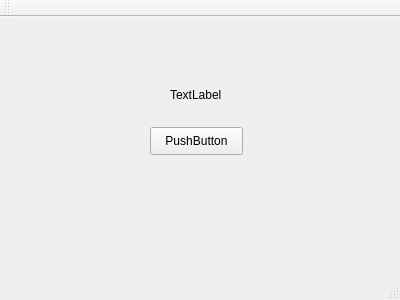
<?xml version="1.0" encoding="UTF-8"?>
<ui version="4.0">
 <class>MainWindow</class>
 <widget class="QMainWindow" name="MainWindow">
  <property name="geometry">
   <rect>
    <x>0</x>
    <y>0</y>
    <width>400</width>
    <height>300</height>
   </rect>
  </property>
  <property name="windowTitle">
   <string>MainWindow</string>
  </property>
  <widget class="QWidget" name="centralWidget">
   <widget class="QPushButton" name="pushButton">
    <property name="geometry">
     <rect>
      <x>150</x>
      <y>110</y>
      <width>93</width>
      <height>28</height>
     </rect>
    </property>
    <property name="text">
     <string>PushButton</string>
    </property>
   </widget>
   <widget class="QLabel" name="label">
    <property name="geometry">
     <rect>
      <x>170</x>
      <y>70</y>
      <width>55</width>
      <height>16</height>
     </rect>
    </property>
    <property name="text">
     <string>TextLabel</string>
    </property>
   </widget>
  </widget>
  <widget class="QMenuBar" name="menuBar">
   <property name="geometry">
    <rect>
     <x>0</x>
     <y>0</y>
     <width>400</width>
     <height>26</height>
    </rect>
   </property>
  </widget>
  <widget class="QToolBar" name="mainToolBar">
   <attribute name="toolBarArea">
    <enum>TopToolBarArea</enum>
   </attribute>
   <attribute name="toolBarBreak">
    <bool>false</bool>
   </attribute>
  </widget>
  <widget class="QStatusBar" name="statusBar"/>
 </widget>
 <layoutdefault spacing="6" margin="11"/>
 <resources/>
 <connections/>
</ui>
